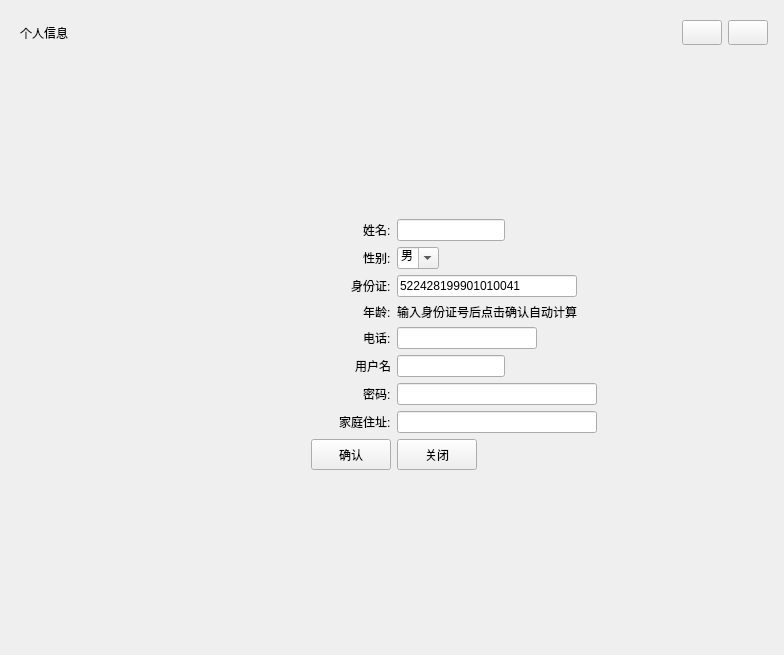
<?xml version="1.0" encoding="UTF-8"?>
<ui version="4.0">
 <class>information</class>
 <widget class="QWidget" name="information">
  <property name="geometry">
   <rect>
    <x>0</x>
    <y>0</y>
    <width>784</width>
    <height>655</height>
   </rect>
  </property>
  <property name="minimumSize">
   <size>
    <width>784</width>
    <height>655</height>
   </size>
  </property>
  <property name="windowTitle">
   <string>Form</string>
  </property>
  <layout class="QGridLayout" name="gridLayout_3">
   <item row="0" column="0" alignment="Qt::AlignHCenter">
    <widget class="QWidget" name="inf" native="true">
     <property name="minimumSize">
      <size>
       <width>766</width>
       <height>637</height>
      </size>
     </property>
     <layout class="QGridLayout" name="inf_lay">
      <item row="0" column="0">
       <layout class="QHBoxLayout" name="inf_title">
        <item>
         <widget class="QLabel" name="label_2">
          <property name="text">
           <string>个人信息</string>
          </property>
         </widget>
        </item>
        <item>
         <widget class="QPushButton" name="smallize">
          <property name="sizePolicy">
           <sizepolicy hsizetype="Fixed" vsizetype="Fixed">
            <horstretch>0</horstretch>
            <verstretch>0</verstretch>
           </sizepolicy>
          </property>
          <property name="minimumSize">
           <size>
            <width>25</width>
            <height>25</height>
           </size>
          </property>
          <property name="cursor">
           <cursorShape>PointingHandCursor</cursorShape>
          </property>
          <property name="text">
           <string/>
          </property>
          <property name="icon">
           <iconset resource="qss.qrc">
            <normaloff>:/icons/mini.png</normaloff>:/icons/mini.png</iconset>
          </property>
         </widget>
        </item>
        <item>
         <widget class="QPushButton" name="close">
          <property name="sizePolicy">
           <sizepolicy hsizetype="Fixed" vsizetype="Fixed">
            <horstretch>0</horstretch>
            <verstretch>0</verstretch>
           </sizepolicy>
          </property>
          <property name="minimumSize">
           <size>
            <width>25</width>
            <height>25</height>
           </size>
          </property>
          <property name="cursor">
           <cursorShape>PointingHandCursor</cursorShape>
          </property>
          <property name="text">
           <string/>
          </property>
          <property name="icon">
           <iconset resource="qss.qrc">
            <normaloff>:/icons/error.png</normaloff>:/icons/error.png</iconset>
          </property>
         </widget>
        </item>
       </layout>
      </item>
      <item row="2" column="0">
       <layout class="QVBoxLayout" name="verticalLayout">
        <item>
         <layout class="QGridLayout" name="gridLayout">
          <item row="3" column="0">
           <layout class="QHBoxLayout" name="horizontalLayout_4">
            <item alignment="Qt::AlignRight">
             <widget class="QLabel" name="AGE">
              <property name="text">
               <string>年龄:</string>
              </property>
             </widget>
            </item>
            <item alignment="Qt::AlignLeft">
             <widget class="QLabel" name="age">
              <property name="text">
               <string>输入身份证号后点击确认自动计算</string>
              </property>
             </widget>
            </item>
           </layout>
          </item>
          <item row="0" column="0">
           <layout class="QGridLayout" name="gridLayout_2">
            <item row="1" column="1" alignment="Qt::AlignLeft">
             <widget class="QLineEdit" name="name">
              <property name="readOnly">
               <bool>true</bool>
              </property>
             </widget>
            </item>
            <item row="1" column="0" alignment="Qt::AlignRight">
             <widget class="QLabel" name="NAME">
              <property name="text">
               <string>姓名:</string>
              </property>
             </widget>
            </item>
            <item row="0" column="1">
             <spacer name="verticalSpacer">
              <property name="orientation">
               <enum>Qt::Vertical</enum>
              </property>
              <property name="sizeHint" stdset="0">
               <size>
                <width>20</width>
                <height>180</height>
               </size>
              </property>
             </spacer>
            </item>
           </layout>
          </item>
          <item row="7" column="0">
           <layout class="QHBoxLayout" name="horizontalLayout">
            <item alignment="Qt::AlignRight">
             <widget class="QLabel" name="code">
              <property name="text">
               <string>密码:</string>
              </property>
             </widget>
            </item>
            <item alignment="Qt::AlignLeft">
             <widget class="QLineEdit" name="code_2">
              <property name="minimumSize">
               <size>
                <width>200</width>
                <height>0</height>
               </size>
              </property>
              <property name="readOnly">
               <bool>true</bool>
              </property>
             </widget>
            </item>
           </layout>
          </item>
          <item row="1" column="0">
           <layout class="QHBoxLayout" name="horizontalLayout_2">
            <item alignment="Qt::AlignRight">
             <widget class="QLabel" name="GENDER">
              <property name="text">
               <string>性别:</string>
              </property>
             </widget>
            </item>
            <item alignment="Qt::AlignLeft">
             <widget class="QComboBox" name="gender">
              <property name="cursor">
               <cursorShape>PointingHandCursor</cursorShape>
              </property>
              <property name="editable">
               <bool>true</bool>
              </property>
              <item>
               <property name="text">
                <string>男</string>
               </property>
              </item>
              <item>
               <property name="text">
                <string>女</string>
               </property>
              </item>
             </widget>
            </item>
           </layout>
          </item>
          <item row="9" column="0">
           <layout class="QHBoxLayout" name="horizontalLayout_6">
            <item alignment="Qt::AlignRight">
             <widget class="QLabel" name="ADDRESS">
              <property name="text">
               <string>家庭住址:</string>
              </property>
             </widget>
            </item>
            <item alignment="Qt::AlignLeft">
             <widget class="QLineEdit" name="address">
              <property name="minimumSize">
               <size>
                <width>200</width>
                <height>0</height>
               </size>
              </property>
              <property name="readOnly">
               <bool>true</bool>
              </property>
             </widget>
            </item>
           </layout>
          </item>
          <item row="5" column="0">
           <layout class="QHBoxLayout" name="horizontalLayout_5">
            <item alignment="Qt::AlignRight">
             <widget class="QLabel" name="PHONE">
              <property name="text">
               <string>电话:</string>
              </property>
             </widget>
            </item>
            <item alignment="Qt::AlignLeft">
             <widget class="QLineEdit" name="phone">
              <property name="minimumSize">
               <size>
                <width>140</width>
                <height>0</height>
               </size>
              </property>
              <property name="readOnly">
               <bool>true</bool>
              </property>
             </widget>
            </item>
           </layout>
          </item>
          <item row="2" column="0">
           <layout class="QHBoxLayout" name="horizontalLayout_3">
            <item alignment="Qt::AlignRight">
             <widget class="QLabel" name="ID">
              <property name="text">
               <string>身份证:</string>
              </property>
             </widget>
            </item>
            <item alignment="Qt::AlignLeft">
             <widget class="QLineEdit" name="id">
              <property name="minimumSize">
               <size>
                <width>180</width>
                <height>0</height>
               </size>
              </property>
              <property name="text">
               <string>522428199901010041</string>
              </property>
              <property name="readOnly">
               <bool>true</bool>
              </property>
             </widget>
            </item>
           </layout>
          </item>
          <item row="6" column="0">
           <layout class="QHBoxLayout" name="horizontalLayout_7">
            <item alignment="Qt::AlignRight">
             <widget class="QLabel" name="label">
              <property name="text">
               <string>用户名</string>
              </property>
             </widget>
            </item>
            <item alignment="Qt::AlignLeft">
             <widget class="QLineEdit" name="lineEdit">
              <property name="readOnly">
               <bool>true</bool>
              </property>
             </widget>
            </item>
           </layout>
          </item>
         </layout>
        </item>
        <item>
         <layout class="QHBoxLayout" name="horizontalLayout_10">
          <item alignment="Qt::AlignRight">
           <widget class="QPushButton" name="confirm">
            <property name="minimumSize">
             <size>
              <width>80</width>
              <height>31</height>
             </size>
            </property>
            <property name="text">
             <string>确认</string>
            </property>
           </widget>
          </item>
          <item alignment="Qt::AlignLeft">
           <widget class="QPushButton" name="close_btn">
            <property name="minimumSize">
             <size>
              <width>80</width>
              <height>31</height>
             </size>
            </property>
            <property name="text">
             <string>关闭</string>
            </property>
           </widget>
          </item>
         </layout>
        </item>
        <item>
         <spacer name="verticalSpacer_2">
          <property name="orientation">
           <enum>Qt::Vertical</enum>
          </property>
          <property name="sizeHint" stdset="0">
           <size>
            <width>20</width>
            <height>180</height>
           </size>
          </property>
         </spacer>
        </item>
       </layout>
      </item>
     </layout>
    </widget>
   </item>
  </layout>
 </widget>
 <resources>
  <include location="qss.qrc"/>
 </resources>
 <connections/>
</ui>
